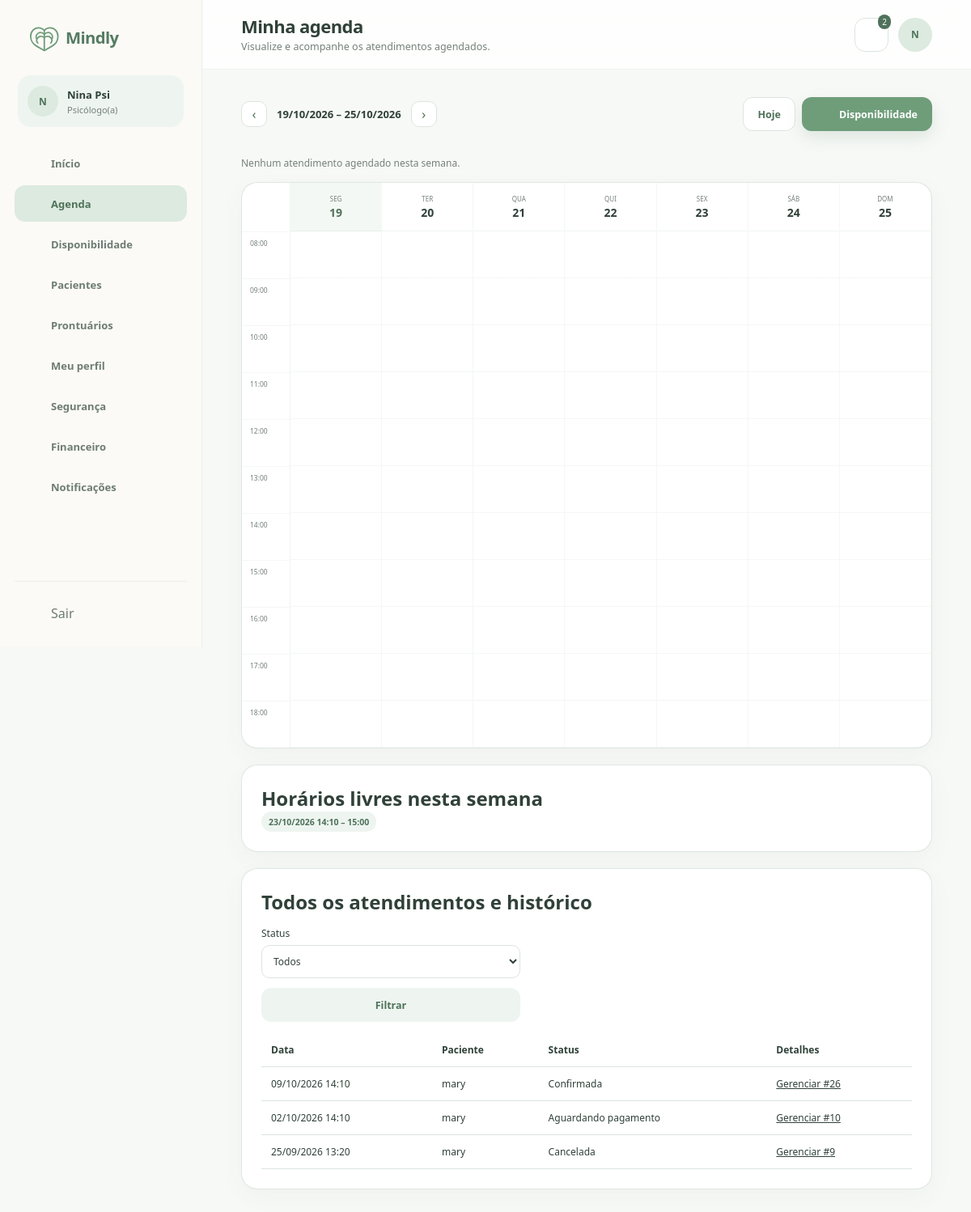
/view/agendaPsicologo.php (signed in), run on the app's committed database.
### tables this page shows
CREATE TABLE `psicologos` (
  `usuario_id` bigint(20) UNSIGNED NOT NULL,
  `crp` varchar(24) NOT NULL,
  `nome_profissional` varchar(150) DEFAULT NULL,
  `area_atuacao` varchar(150) DEFAULT NULL,
  `biografia` text DEFAULT NULL,
  `abordagem` text DEFAULT NULL,
  `valor_consulta` decimal(10,2) NOT NULL DEFAULT 0.00,
  `duracao_padrao_minutos` smallint(5) UNSIGNED NOT NULL DEFAULT 50,
  `status_verificacao` enum('pendente','aprovado','rejeitado') NOT NULL DEFAULT 'pendente',
  `verificado_em` datetime DEFAULT NULL,
  `criado_em` timestamp NOT NULL DEFAULT current_timestamp(),
  `atualizado_em` timestamp NOT NULL DEFAULT current_timestamp() ON UPDATE current_timestamp()
);

CREATE TABLE `usuarios` (
  `id` bigint(20) UNSIGNED NOT NULL,
  `nome` varchar(150) NOT NULL,
  `email` varchar(190) NOT NULL,
  `senha_hash` varchar(255) NOT NULL,
  `papel` enum('paciente','psicologo','admin') NOT NULL,
  `telefone` varchar(20) DEFAULT NULL,
  `avatar_url` varchar(500) DEFAULT NULL,
  `status` enum('pendente','ativo','suspenso','inativo') NOT NULL DEFAULT 'ativo',
  `email_verificado_em` datetime DEFAULT NULL,
  `ultimo_acesso_em` datetime DEFAULT NULL,
  `criado_em` timestamp NOT NULL DEFAULT current_timestamp(),
  `atualizado_em` timestamp NOT NULL DEFAULT current_timestamp() ON UPDATE current_timestamp()
);

CREATE TABLE `horarios_agenda` (
  `id` bigint(20) UNSIGNED NOT NULL,
  `psicologo_id` bigint(20) UNSIGNED NOT NULL,
  `inicio_em` datetime NOT NULL,
  `fim_em` datetime NOT NULL,
  `status` enum('livre','reservado','bloqueado') NOT NULL DEFAULT 'livre',
  `criado_em` timestamp NOT NULL DEFAULT current_timestamp(),
  `atualizado_em` timestamp NOT NULL DEFAULT current_timestamp() ON UPDATE current_timestamp()
);

CREATE TABLE `consultas` (
  `id` bigint(20) UNSIGNED NOT NULL,
  `horario_id` bigint(20) UNSIGNED NOT NULL,
  `psicologo_id` bigint(20) UNSIGNED NOT NULL,
  `paciente_id` bigint(20) UNSIGNED NOT NULL,
  `consulta_origem_id` bigint(20) UNSIGNED DEFAULT NULL,
  `valor` decimal(10,2) NOT NULL,
  `modalidade` enum('online') NOT NULL DEFAULT 'online',
  `status` enum('aguardando_pagamento','confirmada','em_andamento','concluida','cancelada','nao_compareceu') NOT NULL DEFAULT 'aguardando_pagamento',
  `motivo_cancelamento` varchar(500) DEFAULT NULL,
  `cancelada_em` datetime DEFAULT NULL,
  `iniciada_em` datetime DEFAULT NULL,
  `encerrada_em` datetime DEFAULT NULL,
  `criado_em` timestamp NOT NULL DEFAULT current_timestamp(),
  `atualizado_em` timestamp NOT NULL DEFAULT current_timestamp() ON UPDATE current_timestamp(),
  `horario_ocupado_id` bigint(20) UNSIGNED GENERATED ALWAYS AS (case when `status` = 'cancelada' then NULL else `horario_id` end) STORED
);

### view/agendaPsicologo.php (the view, shortened to what the rows shown need)
<?php require_once __DIR__ . '/../controller/Auth.php';
$currentUser = requireRole('psicologo'); ?>
<?php require_once __DIR__ . '/../controller/DadosController.php';
$d = loadPageData(basename(__FILE__), $currentUser);
require_once __DIR__ . '/componentes/componentes.php';
require_once __DIR__ . '/componentes/dados.php'; ?>
<!DOCTYPE html>
<html lang="pt-BR">
<head>
    <link rel="stylesheet" href="../css/componentes.css">
    <link rel="stylesheet" href="../css/agendaPsicologo.css">
</head>
<body>
    <?php abrirLayout('psicologo', 'agenda', 'Minha agenda', 'Visualize e acompanhe os atendimentos agendados.', $currentUser['nome']); ?>
    <section class="cartao agenda-livres">
        <h2>Horários livres nesta semana</h2>
        <div class="horarios-reais">
            <?php $free = 0;
            foreach ($d['horarios'] as $h):
                $t = mindlyTime($h['inicio_em']);
                if ($t < $d['inicioSemana'] || $t >= $d['inicioSemana']->modify('+7 days'))
                    continue;
                $free++; ?><span
                    class="tag"><?= dateLabel($h['inicio_em']) ?> –
                    <?= dateLabel($h['fim_em'], 'H:i') ?></span><?php endforeach;
                emptyState('Nenhum horário livre nesta semana.'); ?>
        </div>
    </section>
    <section class="cartao agenda-historico">
        <h2>Todos os atendimentos e histórico</h2>
        <div class="tabela-responsiva">
            <table>
                <thead>
                    <tr>
                        <th>Data</th>
                        <th>Paciente</th>
                        <th>Status</th>
                        <th>Detalhes</th>
                    </tr>
                </thead>
                <tbody>
                    <?php $found = false;
                    foreach (array_reverse($d['consultas']) as $c):
                        $found = true; ?>
                        <tr>
                            <td><?= dateLabel($c['inicio_em']) ?></td>
                            <td><?= e($c['paciente_nome']) ?></td>
                            <td><?= e(statusLabel($c['status'])) ?></td>
                            <td><a href="salaAtendimentoPsicologo.php?consulta_id=<?= (int) $c['id'] ?>">Gerenciar
                                    #<?= (int) $c['id'] ?></a></td>
                        </tr><?php endforeach; ?>
                </tbody>
            </table>
        </div><?php if (!$found)
            emptyState('Nenhum atendimento encontrado.'); ?>
    </section><?php fecharLayout(); ?>
</body>
</html>

### view/componentes/componentes.php (shortened to what the rows shown need)
<?php
function icon($name, $class = '')
{
    $svg = $icons[$name] ?? $icons['home'];
    return '<svg class="icone ' . $class . '" viewBox="0 0 24 24" aria-hidden="true">' . $svg . '</svg>';
}
function abrirLayout($perfil, $ativo, $titulo, $subtitulo, $nome)
{
    global $currentUser, $d;
    $nome = e($currentUser['nome']);
    $perfilLabel = $perfil === 'paciente' ? 'Paciente' : ($perfil === 'psicologo' ? 'Psicólogo(a)' : 'Administrador');
    $iniciais = e(mb_strtoupper(mb_substr($currentUser['nome'], 0, 1)));
    echo '<div class="app">';
    echo '<aside class="sidebar">';
    echo '<div class="perfil-lateral"><span class="avatar avatar-pequeno">' . $iniciais . '</span><div><strong>' . $nome . '</strong><span>' . $perfilLabel . '</span></div></div>';
    echo '</aside>';
    echo '<main class="area-app">';
    echo '<header class="topbar"><div class="titulo-topbar"><h1>' . $titulo . '</h1><p>' . $subtitulo . '</p></div><div class="acoes-topbar"><details class="notificacoes"><summary class="botao-icone" aria-label="Notificações">' . icon('bell');
    echo '</summary><div class="painel-notificacoes"><h2>Notificações</h2>';
    echo '</div></details><span class="avatar">' . $iniciais . '</span></div></header>';
    echo '<section class="conteudo-app">';
}
function fecharLayout()
{
    echo '</section></main></div>';
}
?>

### data on the page
psicologos: usuario_id.nome "N", usuario_id.nome "Nina Psi"
horarios_agenda: inicio_em "23/10/2026 14:10", fim_em "15:00"
consultas: horario.inicio_em "09/10/2026 14:10", usuarios.nome "mary", status "Confirmada", id "26"
consultas: horario.inicio_em "02/10/2026 14:10", usuarios.nome "mary", status "Aguardando pagamento", id "10"
consultas: horario.inicio_em "25/09/2026 13:20", usuarios.nome "mary", status "Cancelada", id "9"

### other printed values
$perfilLabel "Psicólogo(a)"
$label "Início"
$label "Agenda"
$label "Disponibilidade"
$label "Pacientes"
$label "Prontuários"
$label "Meu perfil"
$label "Segurança"
$label "Financeiro"
$label "Notificações"
$titulo "Minha agenda"
$subtitulo "Visualize e acompanhe os atendimentos agendados."
count($d['notificacoes']) "2"
$d['inicioSemana']->format('d/m/Y') "19/10/2026"
$d['inicioSemana']->modify('+6 days')->format('d/m/Y') "25/10/2026"
